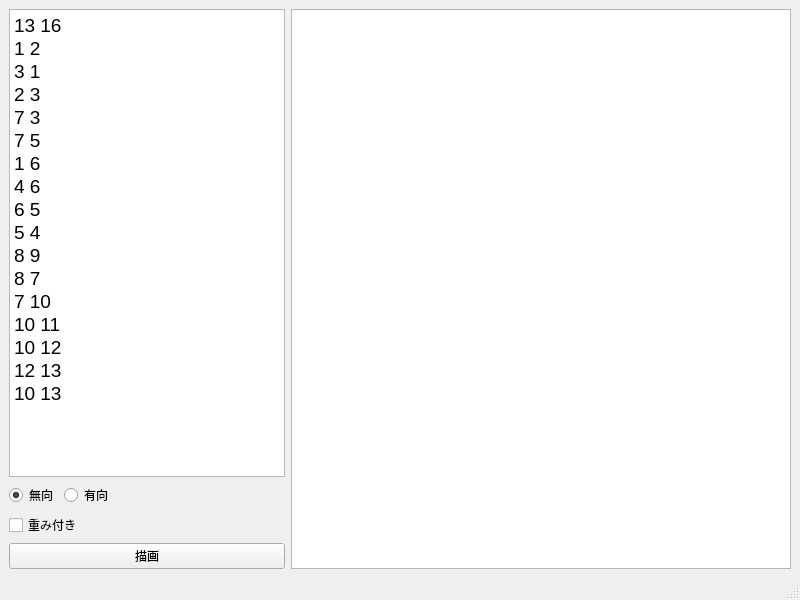
<?xml version="1.0" encoding="UTF-8"?>
<ui version="4.0">
 <class>MainWindow</class>
 <widget class="QMainWindow" name="MainWindow">
  <property name="geometry">
   <rect>
    <x>0</x>
    <y>0</y>
    <width>800</width>
    <height>600</height>
   </rect>
  </property>
  <property name="windowTitle">
   <string>Graph VIsualizer</string>
  </property>
  <widget class="QWidget" name="centralwidget">
   <layout class="QHBoxLayout" name="horizontalLayout_2">
    <item>
     <layout class="QVBoxLayout" name="verticalLayout">
      <item>
       <widget class="QTextEdit" name="text_graph">
        <property name="html">
         <string>&lt;!DOCTYPE HTML PUBLIC &quot;-//W3C//DTD HTML 4.0//EN&quot; &quot;http://www.w3.org/TR/REC-html40/strict.dtd&quot;&gt;
&lt;html&gt;&lt;head&gt;&lt;meta name=&quot;qrichtext&quot; content=&quot;1&quot; /&gt;&lt;style type=&quot;text/css&quot;&gt;
p, li { white-space: pre-wrap; }
&lt;/style&gt;&lt;/head&gt;&lt;body style=&quot; font-family:'.SF NS Text'; font-size:13pt; font-weight:400; font-style:normal;&quot;&gt;
&lt;p style=&quot; margin-top:0px; margin-bottom:0px; margin-left:0px; margin-right:0px; -qt-block-indent:0; text-indent:0px;&quot;&gt;&lt;span style=&quot; font-size:14pt;&quot;&gt;13 16&lt;/span&gt;&lt;/p&gt;
&lt;p style=&quot; margin-top:0px; margin-bottom:0px; margin-left:0px; margin-right:0px; -qt-block-indent:0; text-indent:0px;&quot;&gt;&lt;span style=&quot; font-size:14pt;&quot;&gt;1 2&lt;/span&gt;&lt;/p&gt;
&lt;p style=&quot; margin-top:0px; margin-bottom:0px; margin-left:0px; margin-right:0px; -qt-block-indent:0; text-indent:0px;&quot;&gt;&lt;span style=&quot; font-size:14pt;&quot;&gt;3 1&lt;/span&gt;&lt;/p&gt;
&lt;p style=&quot; margin-top:0px; margin-bottom:0px; margin-left:0px; margin-right:0px; -qt-block-indent:0; text-indent:0px;&quot;&gt;&lt;span style=&quot; font-size:14pt;&quot;&gt;2 3&lt;/span&gt;&lt;/p&gt;
&lt;p style=&quot; margin-top:0px; margin-bottom:0px; margin-left:0px; margin-right:0px; -qt-block-indent:0; text-indent:0px;&quot;&gt;&lt;span style=&quot; font-size:14pt;&quot;&gt;7 3&lt;/span&gt;&lt;/p&gt;
&lt;p style=&quot; margin-top:0px; margin-bottom:0px; margin-left:0px; margin-right:0px; -qt-block-indent:0; text-indent:0px;&quot;&gt;&lt;span style=&quot; font-size:14pt;&quot;&gt;7 5&lt;/span&gt;&lt;/p&gt;
&lt;p style=&quot; margin-top:0px; margin-bottom:0px; margin-left:0px; margin-right:0px; -qt-block-indent:0; text-indent:0px;&quot;&gt;&lt;span style=&quot; font-size:14pt;&quot;&gt;1 6&lt;/span&gt;&lt;/p&gt;
&lt;p style=&quot; margin-top:0px; margin-bottom:0px; margin-left:0px; margin-right:0px; -qt-block-indent:0; text-indent:0px;&quot;&gt;&lt;span style=&quot; font-size:14pt;&quot;&gt;4 6&lt;/span&gt;&lt;/p&gt;
&lt;p style=&quot; margin-top:0px; margin-bottom:0px; margin-left:0px; margin-right:0px; -qt-block-indent:0; text-indent:0px;&quot;&gt;&lt;span style=&quot; font-size:14pt;&quot;&gt;6 5&lt;/span&gt;&lt;/p&gt;
&lt;p style=&quot; margin-top:0px; margin-bottom:0px; margin-left:0px; margin-right:0px; -qt-block-indent:0; text-indent:0px;&quot;&gt;&lt;span style=&quot; font-size:14pt;&quot;&gt;5 4&lt;/span&gt;&lt;/p&gt;
&lt;p style=&quot; margin-top:0px; margin-bottom:0px; margin-left:0px; margin-right:0px; -qt-block-indent:0; text-indent:0px;&quot;&gt;&lt;span style=&quot; font-size:14pt;&quot;&gt;8 9&lt;/span&gt;&lt;/p&gt;
&lt;p style=&quot; margin-top:0px; margin-bottom:0px; margin-left:0px; margin-right:0px; -qt-block-indent:0; text-indent:0px;&quot;&gt;&lt;span style=&quot; font-size:14pt;&quot;&gt;8 7&lt;/span&gt;&lt;/p&gt;
&lt;p style=&quot; margin-top:0px; margin-bottom:0px; margin-left:0px; margin-right:0px; -qt-block-indent:0; text-indent:0px;&quot;&gt;&lt;span style=&quot; font-size:14pt;&quot;&gt;7 10&lt;/span&gt;&lt;/p&gt;
&lt;p style=&quot; margin-top:0px; margin-bottom:0px; margin-left:0px; margin-right:0px; -qt-block-indent:0; text-indent:0px;&quot;&gt;&lt;span style=&quot; font-size:14pt;&quot;&gt;10 11&lt;/span&gt;&lt;/p&gt;
&lt;p style=&quot; margin-top:0px; margin-bottom:0px; margin-left:0px; margin-right:0px; -qt-block-indent:0; text-indent:0px;&quot;&gt;&lt;span style=&quot; font-size:14pt;&quot;&gt;10 12&lt;/span&gt;&lt;/p&gt;
&lt;p style=&quot; margin-top:0px; margin-bottom:0px; margin-left:0px; margin-right:0px; -qt-block-indent:0; text-indent:0px;&quot;&gt;&lt;span style=&quot; font-size:14pt;&quot;&gt;12 13&lt;/span&gt;&lt;/p&gt;
&lt;p style=&quot; margin-top:0px; margin-bottom:0px; margin-left:0px; margin-right:0px; -qt-block-indent:0; text-indent:0px;&quot;&gt;&lt;span style=&quot; font-size:14pt;&quot;&gt;10 13&lt;/span&gt;&lt;/p&gt;
&lt;p style=&quot;-qt-paragraph-type:empty; margin-top:0px; margin-bottom:0px; margin-left:0px; margin-right:0px; -qt-block-indent:0; text-indent:0px;&quot;&gt;&lt;br /&gt;&lt;/p&gt;&lt;/body&gt;&lt;/html&gt;</string>
        </property>
       </widget>
      </item>
      <item>
       <layout class="QHBoxLayout" name="horizontalLayout">
        <item>
         <widget class="QRadioButton" name="radiobtn_undirected">
          <property name="text">
           <string>無向</string>
          </property>
          <property name="checked">
           <bool>true</bool>
          </property>
         </widget>
        </item>
        <item>
         <widget class="QRadioButton" name="radiobtn_directed">
          <property name="text">
           <string>有向</string>
          </property>
         </widget>
        </item>
        <item>
         <spacer name="horizontalSpacer">
          <property name="orientation">
           <enum>Qt::Horizontal</enum>
          </property>
          <property name="sizeHint" stdset="0">
           <size>
            <width>40</width>
            <height>20</height>
           </size>
          </property>
         </spacer>
        </item>
       </layout>
      </item>
      <item>
       <widget class="QCheckBox" name="checkbox_weighted">
        <property name="text">
         <string>重み付き</string>
        </property>
       </widget>
      </item>
      <item>
       <widget class="QPushButton" name="button_draw">
        <property name="text">
         <string>描画</string>
        </property>
       </widget>
      </item>
     </layout>
    </item>
    <item>
     <widget class="QGraphicsView" name="graphicsView">
      <property name="minimumSize">
       <size>
        <width>500</width>
        <height>500</height>
       </size>
      </property>
      <property name="resizeAnchor">
       <enum>QGraphicsView::NoAnchor</enum>
      </property>
     </widget>
    </item>
   </layout>
  </widget>
  <widget class="QMenuBar" name="menubar">
   <property name="geometry">
    <rect>
     <x>0</x>
     <y>0</y>
     <width>800</width>
     <height>22</height>
    </rect>
   </property>
  </widget>
  <widget class="QStatusBar" name="statusbar"/>
 </widget>
 <resources/>
 <connections/>
</ui>
